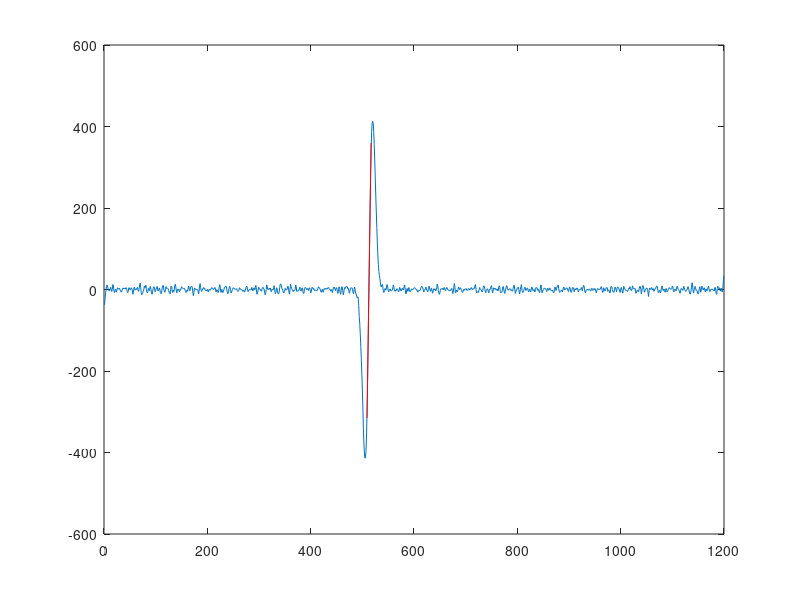

The MATLAB script that drew this image:
clear all; close all; clc;
%%
x = 1:1200;
x0 = 512.7;
sigma = 10;
y = 250 * exp(-((x - x0) / sigma).^2) + 5 + 1 * randn(1, 1200);
[~, xMax] = max(y);
mask = [-1 -2 -3 0 3 2 1];
yConv = conv(y, mask, 'same');
figure
plot(x, yConv);

% We look at the zero crossing of this curve.
% First fitting a line a * x + b * y + c = 0
intervalZCross = [xMax - 4: xMax + 4];
A = [x(intervalZCross)', yConv(intervalZCross)', ones(size(x(intervalZCross)'))];
[~, ~, V] = svd(A);
Recta = V(:, end);
hold on
plot(x(intervalZCross), (- Recta(1) * x(intervalZCross) - Recta(3)) / Recta(2), 'r');
x0ZCross = - Recta(3) / Recta(1);